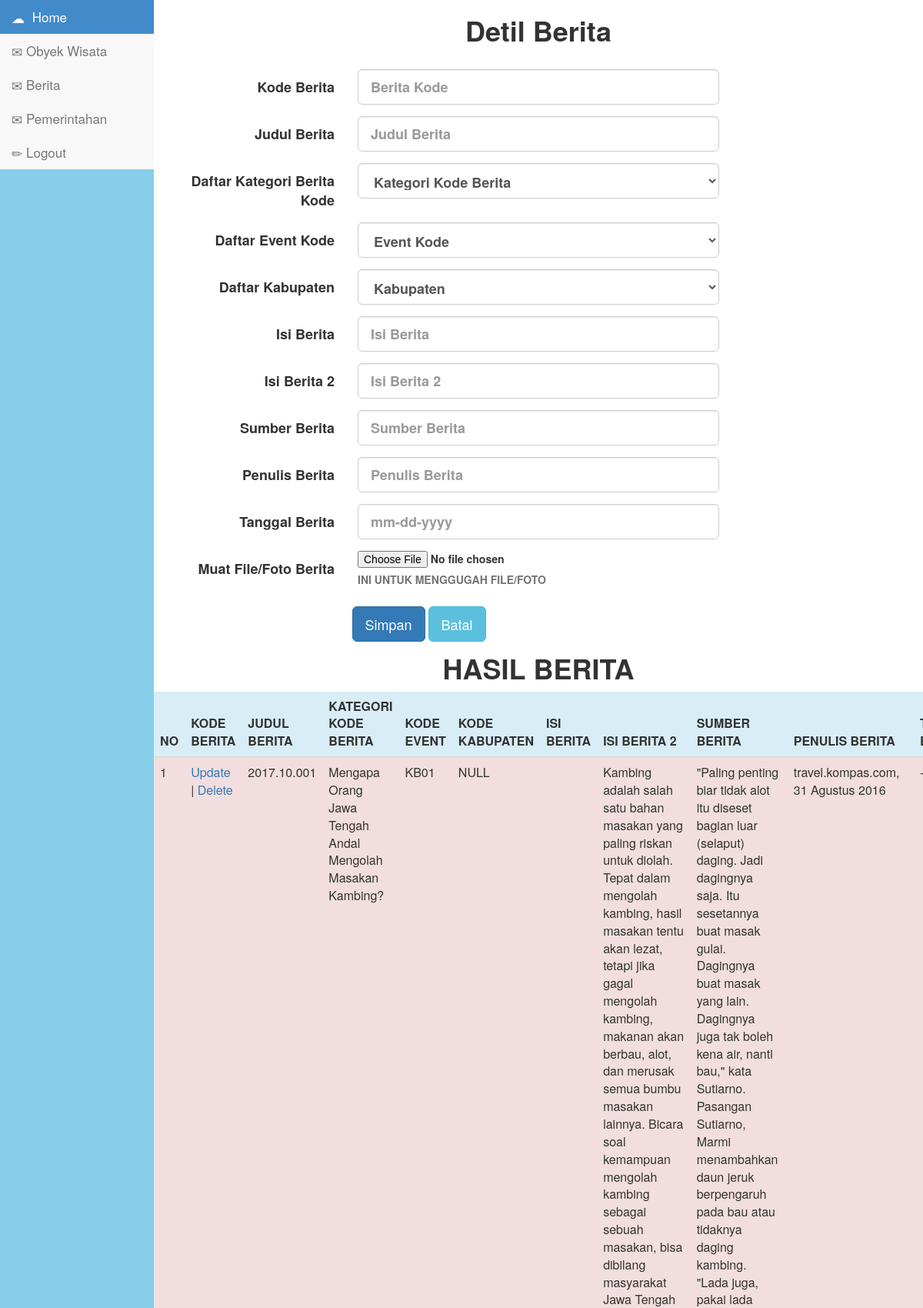
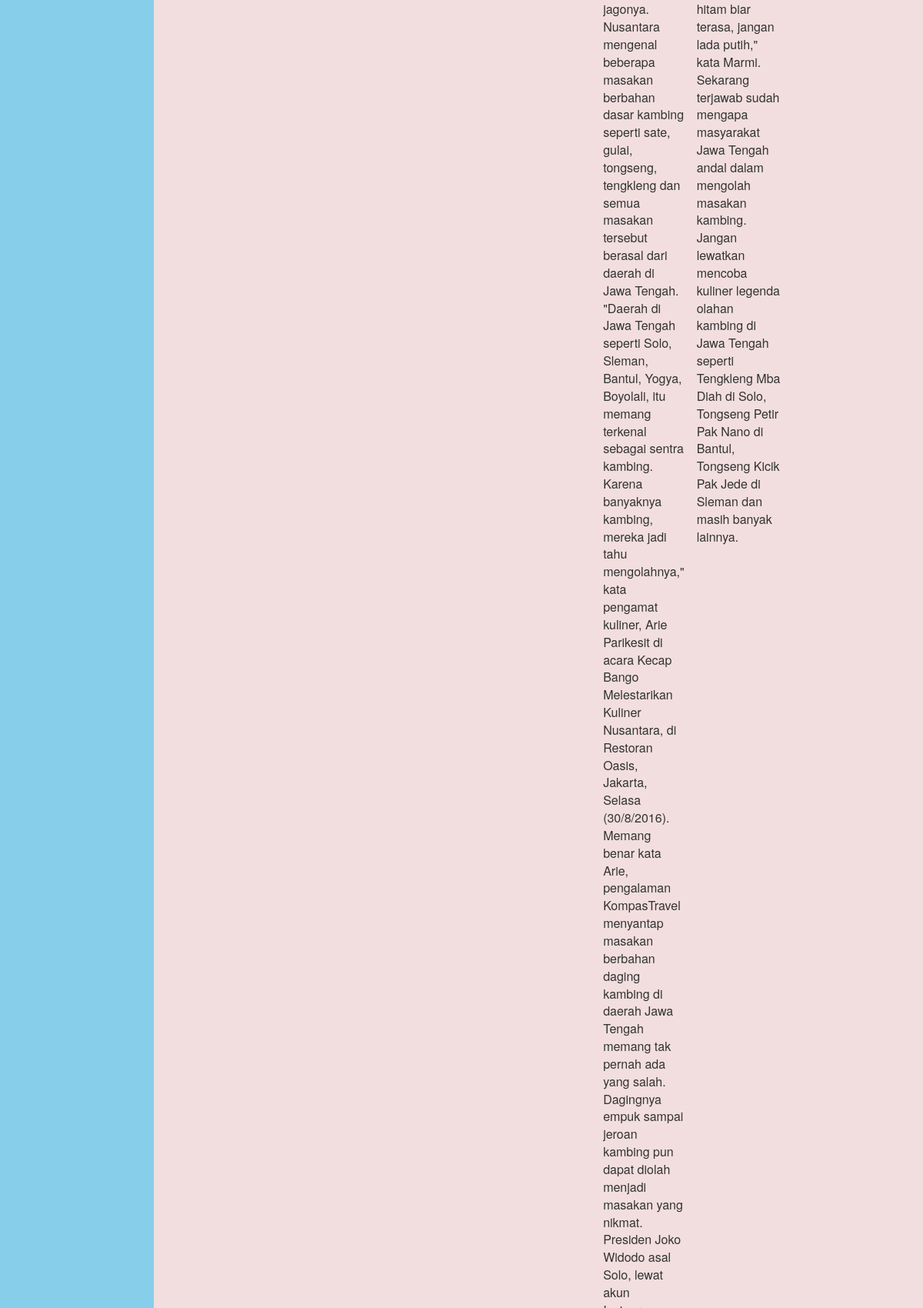
The app's page /admin/detilberita.php (upper part) with its own data (2 pictures, top to bottom).
### tables this page shows
CREATE TABLE `berita` (
  `beritaKODE` char(11) NOT NULL,
  `beritaJUDUL` varchar(255) NOT NULL,
  `kategoriberitaKODE` char(4) NOT NULL,
  `eventKODE` char(4) NOT NULL,
  `kabupatenKODE` char(5) NOT NULL,
  `beritaISI` text NOT NULL,
  `beritaISI2` text NOT NULL,
  `beritaSUMBER` varchar(255) NOT NULL,
  `beritaPENULIS` char(60) NOT NULL,
  `beritaTGL` date NOT NULL,
  `beritaICONFOTO` varchar(255) NOT NULL
);

### admin/detilberita.php (the view, shortened to what this page needs)
<!doctype.htlm>
<?php
include "includes/config.php";
	   $query = mysqli_query($connection, "SELECT * FROM berita");
?>
<?php
    include("adminmenu.php")
?>
<body>
<div class="templatemo-content-wrapper">
<div class="templatemo-content entri-form">
	<div class="etri-form" style="margin-top: 5px";>
		<h1 style="text-align:center;"><b>Detil Berita</h1><br>
	</div>
  <div class="row">
	<div class="col-sm-12">
		<form method="POST" class="form-horizontal" enctype="multipart/form-data">
		 <div class="form-group form-group-lg">
			<label class="col-sm-3 control-label" for="beritaKODE">Kode Berita</label>
			<div class="col-sm-6">
			  <input class="form-control" type="text" id="beritaKODE" name="input_kode_berita" placeholder="Berita Kode">
			</div>
		  </div>
		  <div class="form-group form-group-lg">
			<label class="col-sm-3 control-label" for="beritaJUDUL">Judul Berita</label>
			<div class="col-sm-6">
			  <input class="form-control" type="text" id="beritaJUDUL" name="input_judul_berita" placeholder="Judul Berita">
			</div>
		  </div>
		  <div class="form-group form-group-lg">
		  <label for="kategoriberitaKODE" class="col-sm-3 control-label">Daftar Kategori Berita Kode</label>
		  <div class ="col-sm-6">
				<select name ="input_kode_berita" class="form-control">
						<option value="berita">Kategori Kode Berita</option>
				</select>
		</div>
	  </div>
	  <div class="form-group form-group-lg">
		<label for="eventKODE" class="col-sm-3 control-label">Daftar Event Kode</label>
		<div class ="col-sm-6">
				<select name ="inputkodeevent" class="form-control">
						<option value="event">Event Kode</option>
				</select>
		</div>
	  </div>
	   <div class="form-group form-group-lg">
		<label for="kecamatanketerangan" class="col-sm-3 control-label">Daftar Kabupaten</label>
		<div class ="col-sm-6">
				<select name ="kabupatenKode" class="form-control">
						<option value="kabupaten">Kabupaten</option>
				</select>
			</div>
		</div>
		<div class="form-group form-group-lg">
		<label class="col-sm-3 control-label" for="beritaISI">Isi Berita</label>
			<div class="col-sm-6">
				<input class="form-control" type="text" id="beritaISI" name="input_berita_isi" placeholder="Isi Berita">
			</div>
		</div>
		<div class="form-group form-group-lg">
			<label class="col-sm-3 control-label" for="beritaISI2">Isi Berita 2</label>
			<div class="col-sm-6">
				<input class="form-control" type="text" id="beritaISI2" name="input_berita_isi2" placeholder="Isi Berita 2">
			</div>
		</div>
		<div class="form-group form-group-lg">
			<label class="col-sm-3 control-label" for="beritaSUMBER">Sumber Berita</label>
			<div class="col-sm-6">
				<input class="form-control" type="text" id="beritaSUMBER" name="input_berita_sumber" placeholder="Sumber Berita">
			</div>
		</div>
		  <div class="form-group form-group-lg">
			<label class="col-sm-3 control-label" for="beritaPENULIS">Penulis Berita</label>
			<div class="col-sm-6">
			  <input class="form-control" type="text" id="beritaPENULIS" name="input_berita_penulis" placeholder="Penulis Berita">
			</div>
		  </div>
		<div class="form-group form-group-lg">
		<label for="datepicker" class="col-sm-3 control-label">Tanggal Berita</label>
		<div class="col-sm-6">
			<input type="text" class="form-control" id="datepicker" name="input_tanggal_berita" placeholder="mm-dd-yyyy">
		</div>
		</div>
		<div class="form-group form-group-lg">
			<label for="file" class="col-sm-3 control-label">Muat File/Foto Berita</label>
			<div class="col-sm-6">
				<input type="file" id="file" name="file">
				<p class="help-block">INI UNTUK MENGGUGAH FILE/FOTO</p>
				</div>
			</div>
		</div>
		<div class="form-group row">
			<div class="col-sm-3 col-form-label">
				</div>
				<div class="col-sm-9">
					<input class="btn btn-lg btn-primary" type="submit" value="Simpan" name="Simpan">
					<input class="btn btn-lg btn-info" type="reset" value="Batal">
				</div>
		  	</div>
	<table class="table table-dark">
	<div>
		<h1 style="text-align:center; margin-top:5px;"><b>HASIL BERITA</h1>
		</div>
	  <thead>
	  <tr class="info">
				<th>NO</th>
				<th>KODE BERITA</th>
				<th>JUDUL BERITA</th>
				<th>KATEGORI KODE BERITA</th>
				<th>KODE EVENT</th>
				<th>KODE KABUPATEN</th>
				<th>ISI BERITA</th>
				<th>ISI BERITA 2</th>
				<th>SUMBER BERITA</th>
				<th>PENULIS BERITA</th>
				<th>TANGGAL BERITA</th>
	  </tr>
	  </thead>
	  <tbody>
	  <?php
		if(mysqli_num_rows($query)>0) {
		?>
		<?php $no=1; ?>
		<?php while ($row = mysqli_fetch_array($query))
			{ ?>
				<tr class="danger" height="20px">
					<td><?php echo $no; ?></td>
					<td>
						<a href="javascript:;"><i class="fa fa-pencil-square-o"></i>
						<a href="editdetailberita.php?editdetailberita=<?php echo $row["beritaKODE"]?>">   Update</a> |
						<a href="javascript:;"><i class="fa fa-scissors"></i>
						<a href="deletedetailberita.php?deletedetailberita=<?php echo $row["beritaKODE"]?>">   Delete</a>
					</td>
					<td><?php echo $row['beritaKODE']; ?> </td>
					<td><?php echo $row['beritaJUDUL']; ?> </td>
					<td><?php echo $row['kategoriberitaKODE']; ?> </td>
					<td><?php echo $row['eventKODE']; ?> </td>
					<td><?php echo $row['kabupatenKODE'];?></td>
					<td><?php echo $row['beritaISI'];?></td>
					<td><?php echo $row['beritaISI2'];?></td>
					<td><?php echo $row['beritaSUMBER'];?></td>
					<td><?php echo $row['beritaPENULIS'];?></td>
				</tr>
				<?php $no++; ?>
			<?php  } ?>
	<?php  } ?>
	</tbody>
	</table>
	</div>
</div>
</div>
</div>
</body>
<?php include ("adminfooter.php") ?>

### admin/css/menuvertical.css (style rules this page uses)
@media (min-width: 768px) { html,body { background-color: #f8f8f8; height: 100%; overflow: hidden; } }

### admin/adminmenu.php (style rules this page uses)
body { background-color : skyblue; }

### admin/detilberita.php (style rules this page uses)
body { background-color : skyblue; }

### records on screen
berita: beritaKODE "2017.10.001", beritaJUDUL "Mengapa Orang Jawa Tengah Andal Mengolah Masakan Kambing?", kategoriberitaKODE "KB01", eventKODE "NULL", beritaISI2 "\"Paling penting biar tidak alot itu diseset bagian luar (selaput) daging. Jadi dagingnya saja. Itu sesetannya buat masak gulai. Dagingnya buat masak yang lain. Dagingnya juga tak boleh kena air, nanti bau,\" kata Sutiarno. Pasangan Sutiarno, Marmi menambahkan daun jeruk berpengaruh pada bau atau tidaknya daging kambing. \"Lada juga, pakai lada hitam biar terasa, jangan lada putih,\" kata Marmi. Sekarang terjawab sudah mengapa masyarakat Jawa Tengah andal dalam mengolah masakan kambing. Jangan lewatkan mencoba kuliner legenda olahan kambing di Jawa Tengah seperti Tengkleng Mba Diah di Solo, Tongseng Petir Pak Nano di Bantul, Tongseng Kicik Pak Jede di Sleman dan masih banyak lainnya.", beritaSUMBER "travel.kompas.com, 31 Agustus 2016"
